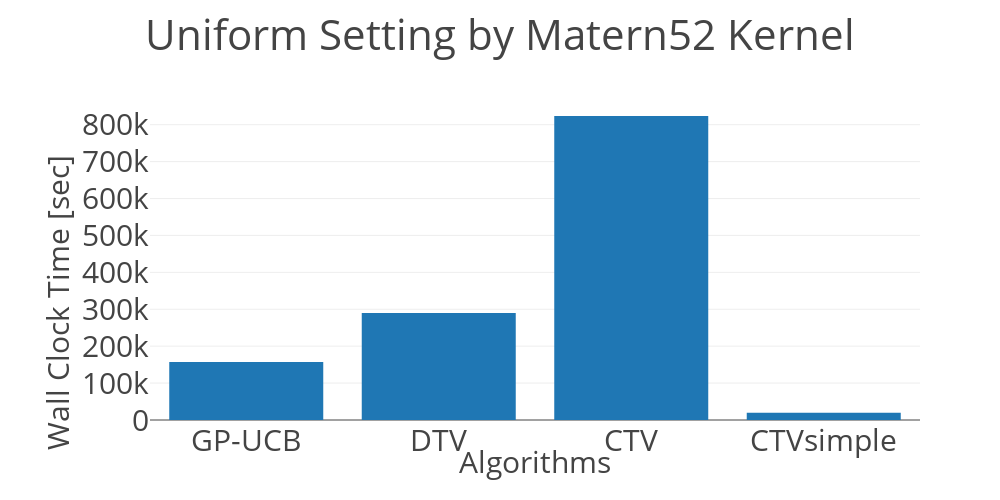

The notebook cell saved with this chart:
### Code cell
title = 'Uniform Setting by Matern52 Kernel'

target_dir = './results/'
normal = target_dir + '20190505/output_log_matern52_bogunovic_normal.log'
dtv = target_dir + '20190505/output_log_matern52_bogunovic_dtv.log'
ctv = target_dir + '20190506/output_log_matern52_bogunovic_ctv.log'
ctv_delta = target_dir + '20190506/output_log_matern52_bogunovic_ctv_delta.log'

plot_run_time(normal, dtv, ctv, ctv_delta, title)

### Figure 1 — Plotly figure (JSON) as saved in the notebook; plotly's stock layout.template omitted (floating-point values rounded to 4 significant figures)
{"data": [{"type": "bar", "uid": "c7650ebd-a76e-411b-ac2b-487143209acb", "x": ["GP-UCB", "DTV", "CTV", "CTVsimple"], "y": [157169, 289983, 823555, 19358]}], "layout": {"annotations": [{"showarrow": false, "text": "Algorithms", "x": 0.5, "xref": "paper", "y": -0.2, "yref": "paper"}, {"showarrow": false, "text": "Wall Clock Time [sec]", "textangle": -90, "x": -0.15, "xref": "paper", "y": -0.1, "yref": "paper"}], "autosize": false, "font": {"size": 30}, "height": 500, "margin": {"l": 150}, "title": {"text": "Uniform Setting by Matern52 Kernel"}, "width": 1000}}
